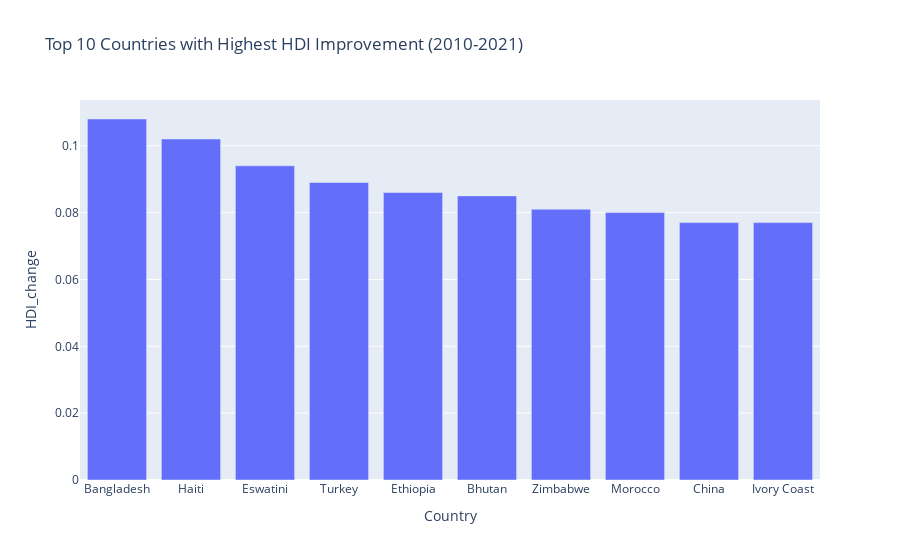

Notebook source saved alongside this figure:
### Code cell
# 5. Bar chart showing the top 10 countries with highest HDI improvement from 2010 to 2021
df_years['HDI_change'] = df_years['Human Development Index (2021)'] - df_years['Human Development Index (2010)']
fig5 = px.bar(df_years.nlargest(10, 'HDI_change'), x='Country', y='HDI_change', 
              title='Top 10 Countries with Highest HDI Improvement (2010-2021)')
fig5.show()

### Figure 1 — Plotly figure (JSON) as saved in the notebook; plotly's stock layout.template omitted (floating-point values rounded to 4 significant figures)
{"data": [{"alignmentgroup": "True", "hovertemplate": "Country=%{x}<br>HDI_change=%{y}<extra></extra>", "legendgroup": "", "marker": {"color": "#636efa", "pattern": {"shape": ""}}, "name": "", "offsetgroup": "", "orientation": "v", "showlegend": false, "textposition": "auto", "type": "bar", "x": ["Bangladesh", "Haiti", "Eswatini", "Turkey", "Ethiopia", "Bhutan", "Zimbabwe", "Morocco", "China", "Ivory Coast"], "xaxis": "x", "y": [0.108, 0.102, 0.094, 0.089, 0.086, 0.085, 0.081, 0.08, 0.077, 0.077], "yaxis": "y"}], "layout": {"barmode": "relative", "legend": {"tracegroupgap": 0}, "title": {"text": "Top 10 Countries with Highest HDI Improvement (2010-2021)"}, "xaxis": {"anchor": "y", "domain": [0, 1], "title": {"text": "Country"}}, "yaxis": {"anchor": "x", "domain": [0, 1], "title": {"text": "HDI_change"}}}}
